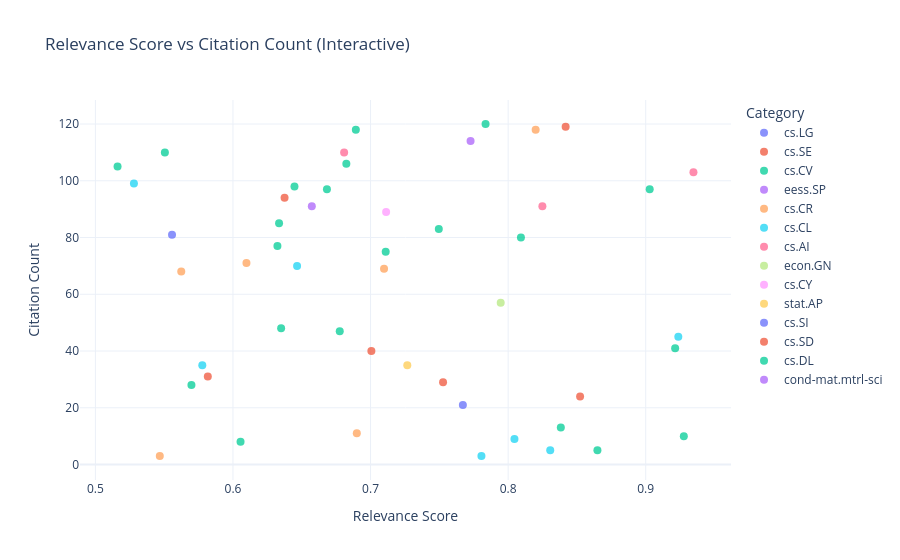

Notebook code for this chart:
### Markdown cell above
---
## Part 6 – Interactive Charts with Plotly Express

### Code cell
from src.visualization.interactive_charts import interactive_citations_scatter
fig = interactive_citations_scatter(df, INTERACTIVE_OUT)
fig.show()

### Figure 1 — Plotly figure (JSON) as saved in the notebook; plotly's stock layout.template omitted (floating-point values rounded to 4 significant figures)
{"data": [{"customdata": [["Styleshield: Exposing The Fragility Of Aigc Detectors Through Continuous Controllable Style Transfer", "cs.LG", 2026]], "hovertemplate": "Category=%{customdata[1]}<br>Relevance Score=%{x:.3f}<br>Citation Count=%{y}<br>title=%{customdata[0]}<br>published_year=%{customdata[2]}<extra></extra>", "legendgroup": "cs.LG", "marker": {"color": "#636efa", "opacity": 0.75, "size": 8, "symbol": "circle"}, "mode": "markers", "name": "cs.LG", "orientation": "v", "showlegend": true, "type": "scatter", "x": [0.5557], "xaxis": "x", "y": [81], "yaxis": "y"}, {"customdata": [["Ucsc-Nlp At Semeval-2026 Task 13: Multi-View Generalization And Diagnostic Analysis Of Machine-Generated Code Detection", "cs.SE", 2026], ["Ethics Testing: Proactive Identification Of Generative Ai System Harms", "cs.SE", 2026], ["Semlink: A Semantic-Aware Automated Test Oracle For Hyperlink Verification Using Siamese Sentence-Bert", "cs.SE", 2026], ["Swe-Prbench: Benchmarking Ai Code Review Quality Against Pull Request Feedback", "cs.SE", 2026]], "hovertemplate": "Category=%{customdata[1]}<br>Relevance Score=%{x:.3f}<br>Citation Count=%{y}<br>title=%{customdata[0]}<br>published_year=%{customdata[2]}<extra></extra>", "legendgroup": "cs.SE", "marker": {"color": "#EF553B", "opacity": 0.75, "size": 8, "symbol": "circle"}, "mode": "markers", "name": "cs.SE", "orientation": "v", "showlegend": true, "type": "scatter", "x": [0.6375, 0.7527, 0.8523, 0.8418], "xaxis": "x", "y": [94, 29, 24, 119], "yaxis": "y"}, {"customdata": [["Gpt-Image-2 In The Wild: A Twitter Dataset Of Self-Reported Ai-Generated Images From The First Week Of Deployment", "cs.CV", 2026], ["Dymapia: A Multi-Domain Framework For Detecting Ai-Based Video Manipulation", "cs.CV", 2026], ["Latent Space Probing For Adult Content Detection In Video Generative Models", "cs.CV", 2026], ["Quality-Aware Calibration For Ai-Generated Image Detection In The Wild", "cs.CV", 2026], ["Combating Pattern And Content Bias: Adversarial Feature Learning For Generalized Ai-Generated Image Detection", "cs.CV", 2026], ["From Redaction To Restoration: Deep Learning For Medical Image Anonymization And Reconstruction", "cs.CV", 2026], ["Unimark: Unified Adaptive Multi-Bit Watermarking For Autoregressive Image Generators", "cs.CV", 2026], ["Toward Accountable Ai-Generated Content On Social Platforms: Steganographic Attribution And Multimodal Harm Detection", "cs.CV", 2026], ["Making Mllms Blind: Adversarial Smuggling Attacks In Mllm Content Moderation", "cs.CV", 2026], ["Filegram: Grounding Agent Personalization In File-System Behavioral Traces", "cs.CV", 2026], ["Preserving Forgery Artifacts: Ai-Generated Video Detection At Native Scale", "cs.CV", 2026], ["Beyond Semantics: Uncovering The Physics Of Fakes Via Universal Physical Descriptors For Cross-Modal Synthetic Detection", "cs.CV", 2026], ["Generalizable Detection Of Ai Generated Images With Large Models And Fuzzy Decision Tree", "cs.CV", 2026], ["Diversity Matters: Dataset Diversification And Dual-Branch Network For Generalized Ai-Generated Image Detection", "cs.CV", 2026], ["Gaussian Shannon: High-Precision Diffusion Model Watermarking Based On Communication", "cs.CV", 2026], ["Agentfox: Llm Agent-Guided Fusion With Explainability For Ai-Generated Image Detection", "cs.CV", 2026], ["Efficient Zero-Shot Ai-Generated Image Detection", "cs.CV", 2026], ["Genvideolens: Where Lvlms Fall Short In Ai-Generated Video Detection?", "cs.CV", 2026], ["Layer Consistency Matters: Elegant Latent Transition Discrepancy For Generalizable Synthetic Image Detection", "cs.CV", 2026], ["Vivecaption: A Split Approach To Caption Quality Improvement", "cs.CV", 2026]], "hovertemplate": "Category=%{customdata[1]}<br>Relevance Score=%{x:.3f}<br>Citation Count=%{y}<br>title=%{customdata[0]}<br>published_year=%{customdata[2]}<extra></extra>", "legendgroup": "cs.CV", "marker": {"color": "#00cc96", "opacity": 0.75, "size": 8, "symbol": "circle"}, "mode": "markers", "name": "cs.CV", "orientation": "v", "showlegend": true, "type": "scatter", "x": [0.5698, 0.8383, 0.711, 0.9029, 0.6683, 0.6323, 0.8649, 0.6893, 0.8093, 0.6447, 0.9277, 0.5505, 0.6824, 0.6776, 0.6335, 0.635, 0.9214, 0.5161, 0.7836, 0.7496], "xaxis": "x", "y": [28, 13, 75, 97, 97, 77, 5, 118, 80, 98, 10, 110, 106, 47, 85, 48, 41, 105, 120, 83], "yaxis": "y"}, {"customdata": [["Single-Cycle Multidirectional Eog Classification Faster Than Human Reaction Time For Wearable Human-Computer Interactions", "eess.SP", 2026]], "hovertemplate": "Category=%{customdata[1]}<br>Relevance Score=%{x:.3f}<br>Citation Count=%{y}<br>title=%{customdata[0]}<br>published_year=%{customdata[2]}<extra></extra>", "legendgroup": "eess.SP", "marker": {"color": "#ab63fa", "opacity": 0.75, "size": 8, "symbol": "circle"}, "mode": "markers", "name": "eess.SP", "orientation": "v", "showlegend": true, "type": "scatter", "x": [0.7727], "xaxis": "x", "y": [114], "yaxis": "y"}, {"customdata": [["Deepsignature: Digitally Signed, Content-Encoding Watermarks For Robust And Transparent Image Authentication", "cs.CR", 2026], ["Dual-Guard: Dual-Channel Latent Watermarking For Provenance And Tamper Localization In Diffusion Images", "cs.CR", 2026], ["Timemark: A Trustworthy Time Watermarking Framework For Exact Generation-Time Recovery From Aigc", "cs.CR", 2026], ["Seed: A Large-Scale Benchmark For Provenance Tracing In Sequential Deepfake Facial Edits", "cs.CR", 2026], ["Bioshield: A Context-Aware Firewall For Securing Bio-Llms", "cs.CR", 2026], ["Securebreak -- A Dataset Towards Safe And Secure Models", "cs.CR", 2026]], "hovertemplate": "Category=%{customdata[1]}<br>Relevance Score=%{x:.3f}<br>Citation Count=%{y}<br>title=%{customdata[0]}<br>published_year=%{customdata[2]}<extra></extra>", "legendgroup": "cs.CR", "marker": {"color": "#FFA15A", "opacity": 0.75, "size": 8, "symbol": "circle"}, "mode": "markers", "name": "cs.CR", "orientation": "v", "showlegend": true, "type": "scatter", "x": [0.5468, 0.7098, 0.69, 0.5624, 0.82, 0.6098], "xaxis": "x", "y": [3, 69, 11, 68, 118, 71], "yaxis": "y"}, {"customdata": [["Explainable Disentangled Representation Learning For Generalizable Authorship Attribution In The Era Of Generative Ai", "cs.CL", 2026], ["Breaking The Generator Barrier: Disentangled Representation For Generalizable Ai-Text Detection", "cs.CL", 2026], ["C-Red: A Comprehensive Chinese Benchmark For Ai-Generated Text Detection Derived From Real-World Prompts", "cs.CL", 2026], ["Many Ways To Be Fake: Benchmarking Fake News Detection Under Strategy-Driven Ai Generation", "cs.CL", 2026], ["Dia-Harm: Dialectal Disparities In Harmful Content Detection Across 50 English Dialects", "cs.CL", 2026], ["Saying More Than They Know: A Framework For Quantifying Epistemic-Rhetorical Miscalibration In Large Language Models", "cs.CL", 2026], ["Tab-Audit: Detecting Ai-Fabricated Scientific Tables Via Multi-View Likelihood Mismatch", "cs.CL", 2026]], "hovertemplate": "Category=%{customdata[1]}<br>Relevance Score=%{x:.3f}<br>Citation Count=%{y}<br>title=%{customdata[0]}<br>published_year=%{customdata[2]}<extra></extra>", "legendgroup": "cs.CL", "marker": {"color": "#19d3f3", "opacity": 0.75, "size": 8, "symbol": "circle"}, "mode": "markers", "name": "cs.CL", "orientation": "v", "showlegend": true, "type": "scatter", "x": [0.7806, 0.5777, 0.9237, 0.6466, 0.8306, 0.8046, 0.528], "xaxis": "x", "y": [3, 35, 45, 70, 5, 9, 99], "yaxis": "y"}, {"customdata": [["Reasoning-Aware Aigc Detection Via Alignment And Reinforcement", "cs.AI", 2026], ["Alignment Imprint: Zero-Shot Ai-Generated Text Detection Via Provable Preference Discrepancy", "cs.AI", 2026], ["Steering The Verifiability Of Multimodal Ai Hallucinations", "cs.AI", 2026]], "hovertemplate": "Category=%{customdata[1]}<br>Relevance Score=%{x:.3f}<br>Citation Count=%{y}<br>title=%{customdata[0]}<br>published_year=%{customdata[2]}<extra></extra>", "legendgroup": "cs.AI", "marker": {"color": "#FF6692", "opacity": 0.75, "size": 8, "symbol": "circle"}, "mode": "markers", "name": "cs.AI", "orientation": "v", "showlegend": true, "type": "scatter", "x": [0.8249, 0.9347, 0.6808], "xaxis": "x", "y": [91, 103, 110], "yaxis": "y"}, {"customdata": [["From Exposure To Adoption: Generative Ai In European Workplaces", "econ.GN", 2026]], "hovertemplate": "Category=%{customdata[1]}<br>Relevance Score=%{x:.3f}<br>Citation Count=%{y}<br>title=%{customdata[0]}<br>published_year=%{customdata[2]}<extra></extra>", "legendgroup": "econ.GN", "marker": {"color": "#B6E880", "opacity": 0.75, "size": 8, "symbol": "circle"}, "mode": "markers", "name": "econ.GN", "orientation": "v", "showlegend": true, "type": "scatter", "x": [0.7946], "xaxis": "x", "y": [57], "yaxis": "y"}, {"customdata": [["Who Gets Flagged? The Pluralistic Evaluation Gap In Ai Content Watermarking", "cs.CY", 2026]], "hovertemplate": "Category=%{customdata[1]}<br>Relevance Score=%{x:.3f}<br>Citation Count=%{y}<br>title=%{customdata[0]}<br>published_year=%{customdata[2]}<extra></extra>", "legendgroup": "cs.CY", "marker": {"color": "#FF97FF", "opacity": 0.75, "size": 8, "symbol": "circle"}, "mode": "markers", "name": "cs.CY", "orientation": "v", "showlegend": true, "type": "scatter", "x": [0.7113], "xaxis": "x", "y": [89], "yaxis": "y"}, {"customdata": [["Is It Cake Or Is It Ai? A Systematic Review Of Human Uncertainty In Distinguishing Generative Artificial Intelligence Content", "stat.AP", 2026]], "hovertemplate": "Category=%{customdata[1]}<br>Relevance Score=%{x:.3f}<br>Citation Count=%{y}<br>title=%{customdata[0]}<br>published_year=%{customdata[2]}<extra></extra>", "legendgroup": "stat.AP", "marker": {"color": "#FECB52", "opacity": 0.75, "size": 8, "symbol": "circle"}, "mode": "markers", "name": "stat.AP", "orientation": "v", "showlegend": true, "type": "scatter", "x": [0.7267], "xaxis": "x", "y": [35], "yaxis": "y"}, {"customdata": [["From Manipulation To Mistrust: Explaining Diverse Micro-Video Misinformation For Robust Debunking In The Wild", "cs.SI", 2026]], "hovertemplate": "Category=%{customdata[1]}<br>Relevance Score=%{x:.3f}<br>Citation Count=%{y}<br>title=%{customdata[0]}<br>published_year=%{customdata[2]}<extra></extra>", "legendgroup": "cs.SI", "marker": {"color": "#636efa", "opacity": 0.75, "size": 8, "symbol": "circle"}, "mode": "markers", "name": "cs.SI", "orientation": "v", "showlegend": true, "type": "scatter", "x": [0.7671], "xaxis": "x", "y": [21], "yaxis": "y"}, {"customdata": [["Echoes: A Semantically-Aligned Music Deepfake Detection Dataset", "cs.SD", 2026], ["Phonemedf: A Synthetic Speech Dataset For Audio Deepfake Detection And Naturalness Evaluation", "cs.SD", 2026]], "hovertemplate": "Category=%{customdata[1]}<br>Relevance Score=%{x:.3f}<br>Citation Count=%{y}<br>title=%{customdata[0]}<br>published_year=%{customdata[2]}<extra></extra>", "legendgroup": "cs.SD", "marker": {"color": "#EF553B", "opacity": 0.75, "size": 8, "symbol": "circle"}, "mode": "markers", "name": "cs.SD", "orientation": "v", "showlegend": true, "type": "scatter", "x": [0.5817, 0.7006], "xaxis": "x", "y": [31, 40], "yaxis": "y"}, {"customdata": [["Rising Prevalence Of Detected Ai-Generated Text In Medical Literature: Longitudinal Analysis In Open Access Articles", "cs.DL", 2026]], "hovertemplate": "Category=%{customdata[1]}<br>Relevance Score=%{x:.3f}<br>Citation Count=%{y}<br>title=%{customdata[0]}<br>published_year=%{customdata[2]}<extra></extra>", "legendgroup": "cs.DL", "marker": {"color": "#00cc96", "opacity": 0.75, "size": 8, "symbol": "circle"}, "mode": "markers", "name": "cs.DL", "orientation": "v", "showlegend": true, "type": "scatter", "x": [0.6055], "xaxis": "x", "y": [8], "yaxis": "y"}, {"customdata": [["Ai-Driven Phase Identification From X-Ray Hyperspectral Imaging Of Cycled Na-Ion Cathode Materials", "cond-mat.mtrl-sci", 2026]], "hovertemplate": "Category=%{customdata[1]}<br>Relevance Score=%{x:.3f}<br>Citation Count=%{y}<br>title=%{customdata[0]}<br>published_year=%{customdata[2]}<extra></extra>", "legendgroup": "cond-mat.mtrl-sci", "marker": {"color": "#ab63fa", "opacity": 0.75, "size": 8, "symbol": "circle"}, "mode": "markers", "name": "cond-mat.mtrl-sci", "orientation": "v", "showlegend": true, "type": "scatter", "x": [0.6573], "xaxis": "x", "y": [91], "yaxis": "y"}], "layout": {"legend": {"title": {"text": "Category"}, "tracegroupgap": 0}, "title": {"text": "Relevance Score vs Citation Count (Interactive)"}, "xaxis": {"anchor": "y", "domain": [0, 1], "title": {"text": "Relevance Score"}}, "yaxis": {"anchor": "x", "domain": [0, 1], "title": {"text": "Citation Count"}}}}
